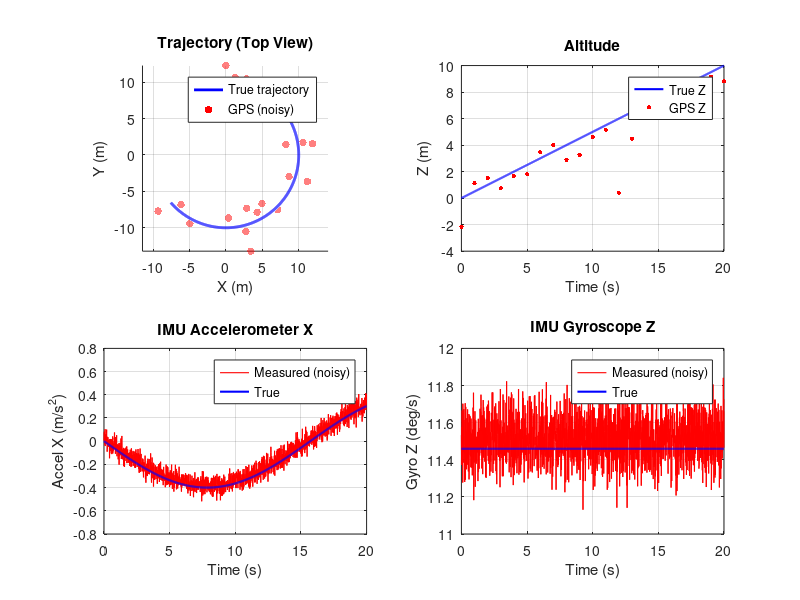

MATLAB code to generate this figure: (Note: this script raises an error after producing the figure.)
%% Demo: GNSS + IMU Fusion with insEKF
% Hanish - Localization Subsystem
% Demonstrates the core localization concept for the AV project

clear; clc; close all;
rng(42);  % Reproducible

fprintf('=== GNSS + IMU Fusion Demo ===\n\n');

%% 1. Simulation parameters
fs_imu = 100;      % IMU sample rate (Hz)
fs_gps = 1;        % GPS sample rate (Hz)
T = 20;            % Duration (seconds)

t_imu = (0:1/fs_imu:T-1/fs_imu)';
N_imu = numel(t_imu);

%% 2. Ground truth trajectory (circle with slight climb)
omega = 0.2;  % rad/s
R = 10;       % circle radius (m)
truePos = [R*sin(omega*t_imu), R*cos(omega*t_imu), 0.5*t_imu];
trueVel = [R*omega*cos(omega*t_imu), -R*omega*sin(omega*t_imu), 0.5*ones(N_imu,1)];

%% 3. Simulate GPS measurements (noisy, 1 Hz)
t_gps = (0:1/fs_gps:T)';
idx_gps = min(round(t_gps*fs_imu)+1, N_imu);
gpsPos = truePos(idx_gps,:) + 1.5*randn(numel(idx_gps),3);
gpsVel = trueVel(idx_gps,:) + 0.1*randn(numel(idx_gps),3);

%% 4. Simulate IMU measurements (noisy accelerometer + gyro)
accelBias = 0.02*ones(1,3);
gyroBias  = 0.001*ones(1,3);
accelNoise = 0.05;
gyroNoise  = 0.002;

% Numerical derivatives to get "true" acceleration
trueAcc = [diff(trueVel(:,1))/ (1/fs_imu); 0], ...
    [diff(trueVel(:,2))/ (1/fs_imu); 0], ...
    [diff(trueVel(:,3))/ (1/fs_imu); 0];
trueAcc = [gradient(trueVel(:,1), 1/fs_imu), ...
    gradient(trueVel(:,2), 1/fs_imu), ...
    gradient(trueVel(:,3), 1/fs_imu)];

% Assume gyro measures turn rate around Z
trueGyro = [zeros(N_imu,2), omega*ones(N_imu,1)];

accelMeas = trueAcc + accelBias + accelNoise*randn(N_imu,3);
gyroMeas  = trueGyro + gyroBias + gyroNoise*randn(N_imu,3);

fprintf('Simulated %d IMU samples (%.1f s)\n', N_imu, T);
fprintf('Simulated %d GPS samples\n\n', numel(idx_gps));

%% 5. Visualize
figure('Name','GNSS + IMU Fusion Demo','Color','w','Position',[100 100 900 600]);

subplot(2,2,1);
plot3(truePos(:,1), truePos(:,2), truePos(:,3), 'b-', 'LineWidth', 2); hold on;
scatter3(gpsPos(:,1), gpsPos(:,2), gpsPos(:,3), 30, 'r', 'filled', ...
    'MarkerFaceAlpha', 0.5);
grid on; axis equal;
xlabel('X (m)'); ylabel('Y (m)'); zlabel('Z (m)');
legend('True trajectory','GPS (noisy)','Location','best');
title('Trajectory (Top View)');
view(2);

subplot(2,2,2);
plot(t_imu, truePos(:,3), 'b-', 'LineWidth', 1.5); hold on;
plot(t_gps, gpsPos(:,3), 'r.', 'MarkerSize', 10);
grid on;
xlabel('Time (s)'); ylabel('Z (m)');
legend('True Z','GPS Z','Location','best');
title('Altitude');

subplot(2,2,3);
plot(t_imu, accelMeas(:,1), 'r', 'LineWidth', 0.8); hold on;
plot(t_imu, trueAcc(:,1), 'b', 'LineWidth', 1.5);
grid on;
xlabel('Time (s)'); ylabel('Accel X (m/s^2)');
legend('Measured (noisy)','True','Location','best');
title('IMU Accelerometer X');

subplot(2,2,4);
plot(t_imu, gyroMeas(:,3)*180/pi, 'r', 'LineWidth', 0.8); hold on;
plot(t_imu, trueGyro(:,3)*180/pi, 'b', 'LineWidth', 1.5);
grid on;
xlabel('Time (s)'); ylabel('Gyro Z (deg/s)');
legend('Measured (noisy)','True','Location','best');
title('IMU Gyroscope Z');

sgtitle('GNSS + IMU Sensor Simulation (Before Fusion)');

fprintf('Demo complete. Check the figure window.\n');
fprintf('\nNext step: Add the EKF predict/correct loop to fuse these sensors.\n');
